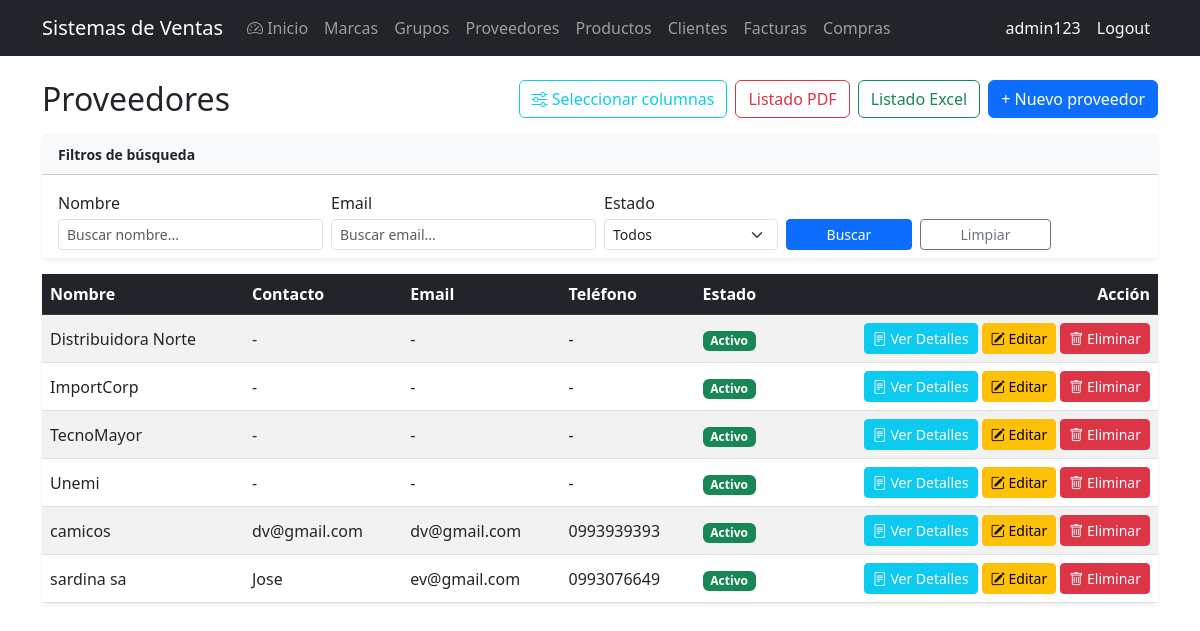
Page /suppliers/ (signed in) on the committed database.
### billing/models.py (models this page shows, shortened)
class Supplier(models.Model):
    name = models.CharField(max_length=200, verbose_name='Nombre de empresa')
    contact_name = models.CharField(max_length=200, blank=True, null=True, verbose_name='Nombre de contacto')
    email = models.EmailField(blank=True, null=True, verbose_name='Correo electrónico')
    phone = models.CharField(max_length=20, blank=True, null=True, verbose_name='Teléfono')
    address = models.TextField(blank=True, null=True, verbose_name='Dirección')
    is_active = models.BooleanField(default=True, verbose_name='Activo')
    created_at = models.DateTimeField(auto_now_add=True)
    updated_at = models.DateTimeField(auto_now=True)
    class Meta:
        verbose_name = 'Proveedor'
        verbose_name_plural = 'Proveedores'
        ordering = ['name']

### billing/views.py (the view, shortened to what this page needs)
# urls.py: path('suppliers/', views.SupplierListView.as_view(), name='supplier_list'),
class SupplierListView(ExportListMixin, LoginRequiredMixin, ListView):
    model = Supplier
    template_name = 'billing/supplier_list.html'
    context_object_name = 'items'
    paginate_by = 10
    export_title = 'Proveedores'
    export_fields = [
        ('Nombre', 'name'),
        ('Contacto', lambda o: o.contact_name or '-'),
        ('Email', lambda o: o.email or '-'),
        ('Teléfono', lambda o: o.phone or '-'),
        ('Estado', lambda o: 'Activo' if o.is_active else 'Inactivo'),
    ]
    def get(self, request, *args, **kwargs):
        fmt = request.GET.get('export')
        return super().get(request, *args, **kwargs)
    def get_queryset(self):
        qs = Supplier.objects.all()
        g = self.request.GET
        if name := g.get('name', '').strip():
            qs = qs.filter(name__icontains=name)
        if email := g.get('email', '').strip():
            qs = qs.filter(email__icontains=email)
        if (is_active := g.get('is_active', '')) in ('0', '1'):
            qs = qs.filter(is_active=is_active == '1')
        return qs
    def get_visible_cols(self):
        visible_columns_list = self.request.session.get('supplier_visible_columns', SUPPLIER_DEFAULT_VISIBLE_COLUMNS)
        is_valid, visible_columns_list = validate_supplier_visible_columns(visible_columns_list)
        return visible_columns_list
    def get_context_data(self, **kwargs):
        ctx = super().get_context_data(**kwargs)
        params = self.request.GET.copy()
        params.pop('page', None)
        ctx['search_params'] = params.urlencode()
        visible_columns = self.get_visible_cols()
        ctx['visible_columns'] = get_supplier_visible_columns(visible_columns)
        ctx['all_columns'] = get_all_supplier_columns()
        ctx['visible_columns_list'] = visible_columns
        return ctx

### billing/supplier_column_config.py (called while the page is built)
def get_supplier_visible_columns(visible_list=None):
    if visible_list is None:
        visible_list = SUPPLIER_DEFAULT_VISIBLE_COLUMNS
    result = {}
    for col in visible_list:
        if col in SUPPLIER_COLUMNS:
            result[col] = SUPPLIER_COLUMNS[col]
    if not result and 'name' in SUPPLIER_COLUMNS:
        result['name'] = SUPPLIER_COLUMNS['name']
    return result

def get_all_supplier_columns():
    return SUPPLIER_COLUMNS

def validate_supplier_visible_columns(visible_list):
    if not visible_list:
        return True, SUPPLIER_DEFAULT_VISIBLE_COLUMNS
    valid_columns = [col for col in visible_list if col in SUPPLIER_COLUMNS]
    if not valid_columns:
        valid_columns = SUPPLIER_DEFAULT_VISIBLE_COLUMNS
    return True, valid_columns

### shared/export_mixins.py (called while the page is built)
    def get(self, request, *args, **kwargs):
        fmt = request.GET.get('export')
        if fmt == 'excel':
            return self.export_excel()
        if fmt == 'pdf':
            return self.export_pdf()
        return super().get(request, *args, **kwargs)

### billing/templates/billing/supplier_list.html (shortened to what this page needs)
{% extends 'billing/base.html' %}
{% block content %}
<div class="d-flex justify-content-between align-items-center mb-3">
  <h2 class="mb-0">Proveedores</h2>
  <div class="d-flex gap-2">
    <button type="button" class="btn btn-outline-info" data-bs-toggle="modal" data-bs-target="#columnSelectModal">
      <i class="bi bi-sliders"></i> Seleccionar columnas
    </button>
    <a href="?{{ search_params }}{% if search_params %}&{% endif %}export=pdf" class="btn btn-outline-danger">Listado PDF</a>
    <a href="?{{ search_params }}{% if search_params %}&{% endif %}export=excel" class="btn btn-outline-success">Listado Excel</a>
    <a href="{% url 'billing:supplier_create' %}" class="btn btn-primary">+ Nuevo proveedor</a>
  </div>
</div>
<div class="card shadow-sm border-0 mb-3">
  <div class="card-header bg-light py-2"><strong class="small">Filtros de búsqueda</strong></div>
  <div class="card-body pb-2">
    <form method="get" class="row g-2 align-items-end">
      <div class="col-md-3">
        <label class="form-label form-label-sm mb-1">Nombre</label>
        <input type="text" name="name" class="form-control form-control-sm" value="{{ request.GET.name }}" placeholder="Buscar nombre...">
      </div>
      <div class="col-md-3">
        <label class="form-label form-label-sm mb-1">Email</label>
        <input type="text" name="email" class="form-control form-control-sm" value="{{ request.GET.email }}" placeholder="Buscar email...">
      </div>
      <div class="col-md-2">
        <label class="form-label form-label-sm mb-1">Estado</label>
        <select name="is_active" class="form-select form-select-sm">
          <option value="">Todos</option>
        </select>
      </div>
      <div class="col-md-3 d-flex gap-2">
        <button type="submit" class="btn btn-sm btn-primary flex-fill">Buscar</button>
        <a href="{% url 'billing:supplier_list' %}" class="btn btn-sm btn-outline-secondary flex-fill">Limpiar</a>
      </div>
    </form>
  </div>
</div>
<div class="card shadow-sm border-0">
  <div class="card-body p-0">
    <div class="table-responsive">
      <table class="table table-striped table-hover align-middle mb-0">
        <thead class="table-dark">
          <tr>
            {% for col_key, col_config in visible_columns.items %}
            <th data-column="{{ col_key }}">{{ col_config.label }}</th>
            {% endfor %}
            <th class="text-end">Acción</th>
          </tr>
        </thead>
        <tbody>
          {% for item in items %}
          <tr>
            {% for col_key in visible_columns_list %}
              {% if col_key == 'name' %}
              <td>{{ item.name }}</td>
              {% elif col_key == 'contact_name' %}
              <td>{{ item.contact_name|default:"-" }}</td>
              {% elif col_key == 'email' %}
              <td>{{ item.email|default:"-" }}</td>
              {% elif col_key == 'phone' %}
              <td>{{ item.phone|default:"-" }}</td>
              {% elif col_key == 'address' %}
              <td><small>{{ item.address|default:"-"|truncatewords:8 }}</small></td>
              {% elif col_key == 'product_count' %}
              <td><span class="badge bg-info">{{ item.products.count }}</span></td>
              {% elif col_key == 'is_active' %}
              <td>{% if item.is_active %}<span class="badge bg-success">Activo</span>{% else %}<span class="badge bg-secondary">Inactivo</span>{% endif %}</td>
              {% elif col_key == 'created_at' %}
              <td>{{ item.created_at|date:"d/m/Y" }}</td>
              {% elif col_key == 'updated_at' %}
              <td><small>{{ item.updated_at|date:"d/m/Y H:i" }}</small></td>
              {% endif %}
            {% endfor %}
            <td class="text-end text-nowrap">
              <a href="{% url 'billing:supplier_detail' item.pk %}" class="btn btn-sm btn-info text-white"><i class="bi bi-file-text"></i> Ver Detalles</a>
              <a href="{% url 'billing:supplier_update' item.pk %}" class="btn btn-sm btn-warning"><i class="bi bi-pencil-square"></i> Editar</a>
              <a href="{% url 'billing:supplier_delete' item.pk %}" class="btn btn-sm btn-danger"><i class="bi bi-trash"></i> Eliminar</a>
            </td>
          </tr>
          {% empty %}
          <tr><td colspan="99" class="text-center text-muted py-4">No hay registros.</td></tr>
          {% endfor %}
        </tbody>
      </table>
    </div>
  </div>
</div>
{% endblock %}

### billing/templates/billing/base.html (shortened to what this page needs)
<!DOCTYPE html>
<html lang="es">
<head>
  <link href="https://cdn.jsdelivr.net/npm/bootstrap@5.3.0/dist/css/bootstrap.min.css" rel="stylesheet">
  <link href="https://cdn.jsdelivr.net/npm/bootstrap-icons@1.11.3/font/bootstrap-icons.css" rel="stylesheet">
</head>
<body>
<nav class="navbar navbar-expand-lg navbar-dark bg-dark">
  <div class="container">
    <a class="navbar-brand" href="{% url 'billing:home' %}">Sistemas de Ventas</a>
    <div class="collapse navbar-collapse" id="nav">
      <ul class="navbar-nav me-auto">
        {% if user.is_authenticated %}
        <li class="nav-item"><a class="nav-link" href="{% url 'billing:home' %}"><i class="bi bi-speedometer2"></i> Inicio</a></li>
        <li class="nav-item"><a class="nav-link" href="{% url 'billing:brand_list' %}">Marcas</a></li>
        <li class="nav-item"><a class="nav-link" href="{% url 'billing:productgroup_list' %}">Grupos</a></li>
        <li class="nav-item"><a class="nav-link" href="{% url 'billing:supplier_list' %}">Proveedores</a></li>
        <li class="nav-item"><a class="nav-link" href="{% url 'billing:product_list' %}">Productos</a></li>
        <li class="nav-item"><a class="nav-link" href="{% url 'billing:customer_list' %}">Clientes</a></li>
        <li class="nav-item"><a class="nav-link" href="{% url 'billing:invoice_list' %}">Facturas</a></li>
        <li class="nav-item"><a class="nav-link" href="{% url 'purchasing:purchase_list' %}">Compras</a></li>
        {% endif %}
      </ul>
      <ul class="navbar-nav">
        {% if user.is_authenticated %}
        <li class="nav-item"><span class="nav-link text-light">{{ user.username }}</span></li>
        <li class="nav-item">
          <form method="post" action="{% url 'logout' %}" class="d-inline">
            <button type="submit" class="nav-link btn btn-link text-light" style="text-decoration:none;">Logout</button>
          </form>
        </li>
        {% else %}
        <li class="nav-item"><a class="nav-link" href="{% url 'login' %}">Login</a></li>
        <li class="nav-item"><a class="nav-link" href="{% url 'billing:signup' %}">Registarse</a></li>
        {% endif %}
      </ul>
    </div>
  </div>
</nav>
<div class="container mt-4">
  {% block content %}
  {% endblock %}
</div>
</body>
</html>

### rows in the picture
Supplier: name "Distribuidora Norte", contact_name "-", email "-", phone "-", is_active "Activo"
Supplier: name "ImportCorp", contact_name "-", email "-", phone "-", is_active "Activo"
Supplier: name "TecnoMayor", contact_name "-", email "-", phone "-", is_active "Activo"
Supplier: name "Unemi", contact_name "-", email "-", phone "-", is_active "Activo"
Supplier: name "camicos", contact_name "dv@gmail.com", email "dv@gmail.com", phone "0993939393", is_active "Activo"
Supplier: name "sardina sa", contact_name "Jose", email "ev@gmail.com", phone "0993076649", is_active "Activo"

### other values in the picture
{{ user.username }} "admin123"
{{ col_config.label }} "Nombre" "Contacto" "Email" "Teléfono" "Estado"
